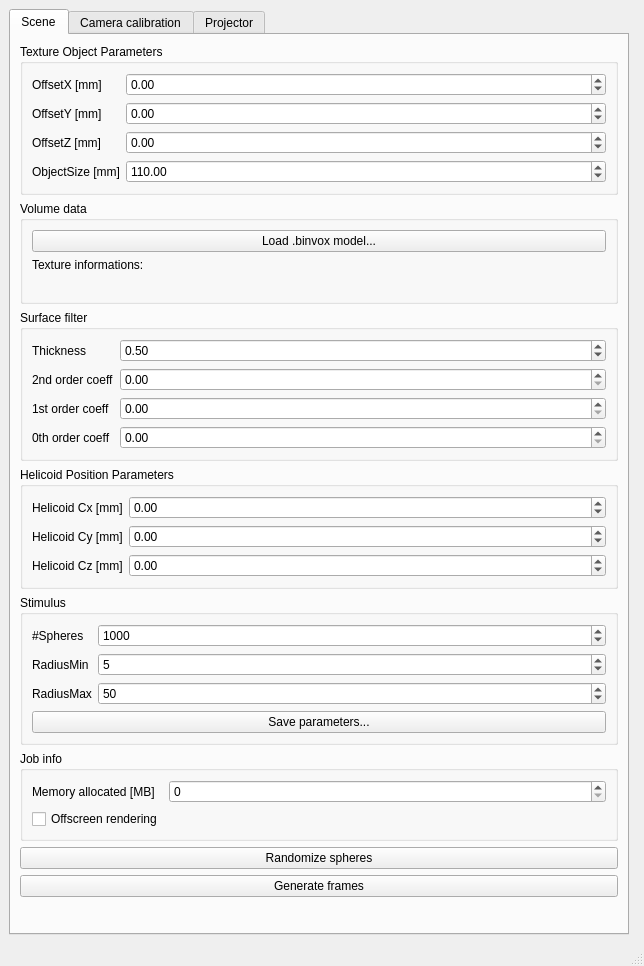
<?xml version="1.0" encoding="UTF-8"?>
<ui version="4.0">
 <class>MainWindow</class>
 <widget class="QMainWindow" name="MainWindow">
  <property name="geometry">
   <rect>
    <x>0</x>
    <y>0</y>
    <width>644</width>
    <height>966</height>
   </rect>
  </property>
  <property name="sizePolicy">
   <sizepolicy hsizetype="Expanding" vsizetype="Expanding">
    <horstretch>0</horstretch>
    <verstretch>0</verstretch>
   </sizepolicy>
  </property>
  <property name="windowTitle">
   <string>Helicoid Simulator</string>
  </property>
  <widget class="QWidget" name="centralWidget">
   <layout class="QHBoxLayout" name="horizontalLayout_2">
    <item>
     <widget class="QTabWidget" name="tabWidget">
      <property name="sizePolicy">
       <sizepolicy hsizetype="Expanding" vsizetype="Expanding">
        <horstretch>0</horstretch>
        <verstretch>0</verstretch>
       </sizepolicy>
      </property>
      <property name="currentIndex">
       <number>0</number>
      </property>
      <widget class="QWidget" name="tabScene">
       <attribute name="title">
        <string>Scene</string>
       </attribute>
       <layout class="QVBoxLayout" name="verticalLayout_7">
        <item>
         <widget class="QGroupBox" name="groupBox_3">
          <property name="title">
           <string>Texture Object Parameters</string>
          </property>
          <layout class="QVBoxLayout" name="verticalLayout_6">
           <item>
            <layout class="QFormLayout" name="formLayoutHelicoidParameters">
             <property name="fieldGrowthPolicy">
              <enum>QFormLayout::AllNonFixedFieldsGrow</enum>
             </property>
             <item row="0" column="0">
              <widget class="QLabel" name="labelOffsetX">
               <property name="text">
                <string>OffsetX [mm]</string>
               </property>
              </widget>
             </item>
             <item row="0" column="1">
              <widget class="QDoubleSpinBox" name="doubleSpinBoxOffsetX">
               <property name="mouseTracking">
                <bool>true</bool>
               </property>
               <property name="wrapping">
                <bool>true</bool>
               </property>
               <property name="minimum">
                <double>-500.000000000000000</double>
               </property>
               <property name="maximum">
                <double>500.000000000000000</double>
               </property>
              </widget>
             </item>
             <item row="1" column="0">
              <widget class="QLabel" name="labelOffsetY">
               <property name="text">
                <string>OffsetY [mm]</string>
               </property>
              </widget>
             </item>
             <item row="1" column="1">
              <widget class="QDoubleSpinBox" name="doubleSpinBoxOffsetY">
               <property name="mouseTracking">
                <bool>true</bool>
               </property>
               <property name="wrapping">
                <bool>true</bool>
               </property>
               <property name="minimum">
                <double>-500.000000000000000</double>
               </property>
               <property name="maximum">
                <double>500.000000000000000</double>
               </property>
              </widget>
             </item>
             <item row="2" column="0">
              <widget class="QLabel" name="labelOffsetZ">
               <property name="text">
                <string>OffsetZ [mm]</string>
               </property>
              </widget>
             </item>
             <item row="2" column="1">
              <widget class="QDoubleSpinBox" name="doubleSpinBoxOffsetZ">
               <property name="mouseTracking">
                <bool>true</bool>
               </property>
               <property name="wrapping">
                <bool>true</bool>
               </property>
               <property name="minimum">
                <double>-500.000000000000000</double>
               </property>
               <property name="maximum">
                <double>500.000000000000000</double>
               </property>
              </widget>
             </item>
             <item row="3" column="0">
              <widget class="QLabel" name="labelObjectSize">
               <property name="text">
                <string>ObjectSize [mm]</string>
               </property>
              </widget>
             </item>
             <item row="3" column="1">
              <widget class="QDoubleSpinBox" name="doubleSpinBoxObjectSize">
               <property name="maximum">
                <double>600.000000000000000</double>
               </property>
               <property name="value">
                <double>110.000000000000000</double>
               </property>
              </widget>
             </item>
            </layout>
           </item>
          </layout>
         </widget>
        </item>
        <item>
         <widget class="QGroupBox" name="groupBox_8">
          <property name="title">
           <string>Volume data</string>
          </property>
          <layout class="QVBoxLayout" name="verticalLayout_11">
           <item>
            <widget class="QPushButton" name="pushButtonLoadBinVox">
             <property name="toolTip">
              <string>&lt;html&gt;&lt;head/&gt;&lt;body&gt;&lt;p&gt;Load a volumetric dataset in .binvox format ( http://www.cs.princeton.edu/~min/binvox/ )&lt;/p&gt;&lt;/body&gt;&lt;/html&gt;</string>
             </property>
             <property name="text">
              <string>Load .binvox model...</string>
             </property>
            </widget>
           </item>
           <item>
            <widget class="QLabel" name="label">
             <property name="text">
              <string>Texture informations:</string>
             </property>
            </widget>
           </item>
           <item>
            <widget class="QLabel" name="labelTextureInfo">
             <property name="text">
              <string/>
             </property>
            </widget>
           </item>
          </layout>
          <zorder>pushButtonLoadBinVox</zorder>
          <zorder>labelTextureInfo</zorder>
          <zorder>label</zorder>
         </widget>
        </item>
        <item>
         <widget class="QGroupBox" name="groupBox_9">
          <property name="title">
           <string>Surface filter</string>
          </property>
          <layout class="QVBoxLayout" name="verticalLayout_12">
           <item>
            <layout class="QFormLayout" name="formLayout_4">
             <item row="0" column="0">
              <widget class="QLabel" name="thicknessLabel">
               <property name="text">
                <string>Thickness</string>
               </property>
              </widget>
             </item>
             <item row="0" column="1">
              <widget class="QDoubleSpinBox" name="doubleSpinBoxSurfaceThickness">
               <property name="maximum">
                <double>999990000.000000000000000</double>
               </property>
               <property name="value">
                <double>0.500000000000000</double>
               </property>
              </widget>
             </item>
             <item row="1" column="0">
              <widget class="QLabel" name="secondOrderCoeffLabel">
               <property name="text">
                <string>2nd order coeff</string>
               </property>
              </widget>
             </item>
             <item row="1" column="1">
              <widget class="QDoubleSpinBox" name="doubleSpinBox2ndOrderCoeff"/>
             </item>
             <item row="2" column="0">
              <widget class="QLabel" name="firstOrderCoeffLabel">
               <property name="text">
                <string>1st order coeff</string>
               </property>
              </widget>
             </item>
             <item row="2" column="1">
              <widget class="QDoubleSpinBox" name="doubleSpinBox1stOrderCoeff"/>
             </item>
             <item row="3" column="0">
              <widget class="QLabel" name="zerothOrderCoeffLabel">
               <property name="text">
                <string>0th order coeff</string>
               </property>
              </widget>
             </item>
             <item row="3" column="1">
              <widget class="QDoubleSpinBox" name="doubleSpinBox0thOrderCoeff"/>
             </item>
            </layout>
           </item>
          </layout>
         </widget>
        </item>
        <item>
         <widget class="QGroupBox" name="groupBox_7">
          <property name="title">
           <string>Helicoid Position Parameters</string>
          </property>
          <layout class="QVBoxLayout" name="verticalLayout_10">
           <item>
            <layout class="QFormLayout" name="formLayout_3">
             <item row="0" column="0">
              <widget class="QLabel" name="labelHelicoidCxMm">
               <property name="text">
                <string>Helicoid Cx [mm]</string>
               </property>
              </widget>
             </item>
             <item row="0" column="1">
              <widget class="QDoubleSpinBox" name="doubleSpinboxHelicoidCxMm">
               <property name="minimum">
                <double>-1000000.000000000000000</double>
               </property>
               <property name="maximum">
                <double>1000000.000000000000000</double>
               </property>
              </widget>
             </item>
             <item row="1" column="0">
              <widget class="QLabel" name="labelHelicoidCyMm">
               <property name="text">
                <string>Helicoid Cy [mm]</string>
               </property>
              </widget>
             </item>
             <item row="1" column="1">
              <widget class="QDoubleSpinBox" name="doubleSpinboxHelicoidCyMm">
               <property name="minimum">
                <double>-1000000.000000000000000</double>
               </property>
               <property name="maximum">
                <double>1000000.000000000000000</double>
               </property>
              </widget>
             </item>
             <item row="2" column="0">
              <widget class="QLabel" name="labelHelicoidCzMm">
               <property name="text">
                <string>Helicoid Cz [mm]</string>
               </property>
              </widget>
             </item>
             <item row="2" column="1">
              <widget class="QDoubleSpinBox" name="doubleSpinboxHelicoidCzMm">
               <property name="minimum">
                <double>-1000000.000000000000000</double>
               </property>
               <property name="maximum">
                <double>1000000.000000000000000</double>
               </property>
              </widget>
             </item>
            </layout>
           </item>
          </layout>
         </widget>
        </item>
        <item>
         <widget class="QGroupBox" name="groupBox_2">
          <property name="title">
           <string>Stimulus</string>
          </property>
          <layout class="QVBoxLayout" name="verticalLayout_4">
           <item>
            <layout class="QFormLayout" name="formLayoutStimulusSettings">
             <property name="fieldGrowthPolicy">
              <enum>QFormLayout::AllNonFixedFieldsGrow</enum>
             </property>
             <item row="0" column="0">
              <widget class="QLabel" name="labelStimulusSpheresNumber">
               <property name="text">
                <string>#Spheres</string>
               </property>
              </widget>
             </item>
             <item row="0" column="1">
              <widget class="QSpinBox" name="spinBoxStimulusNSpheres">
               <property name="maximum">
                <number>100000</number>
               </property>
               <property name="value">
                <number>1000</number>
               </property>
              </widget>
             </item>
             <item row="1" column="0">
              <widget class="QLabel" name="labelStimulusRadiusMin">
               <property name="text">
                <string>RadiusMin</string>
               </property>
              </widget>
             </item>
             <item row="1" column="1">
              <widget class="QSpinBox" name="spinBoxStimulusSpheresRadiusMin">
               <property name="value">
                <number>5</number>
               </property>
              </widget>
             </item>
             <item row="2" column="0">
              <widget class="QLabel" name="labelStimulusRadiusMax">
               <property name="text">
                <string>RadiusMax</string>
               </property>
              </widget>
             </item>
             <item row="2" column="1">
              <widget class="QSpinBox" name="spinBoxStimulusSpheresRadiusMax">
               <property name="value">
                <number>50</number>
               </property>
              </widget>
             </item>
            </layout>
           </item>
           <item>
            <widget class="QPushButton" name="pushButtonSaveParameters">
             <property name="text">
              <string>Save parameters...</string>
             </property>
            </widget>
           </item>
          </layout>
         </widget>
        </item>
        <item>
         <widget class="QGroupBox" name="groupBox">
          <property name="title">
           <string>Job info</string>
          </property>
          <layout class="QVBoxLayout" name="verticalLayout_3">
           <item>
            <layout class="QFormLayout" name="formLayout">
             <property name="fieldGrowthPolicy">
              <enum>QFormLayout::AllNonFixedFieldsGrow</enum>
             </property>
             <item row="0" column="0">
              <widget class="QLabel" name="labelMemoryAllocatedMB">
               <property name="text">
                <string>Memory allocated [MB]</string>
               </property>
              </widget>
             </item>
             <item row="0" column="1">
              <widget class="QSpinBox" name="spinBoxMemoryAllocated">
               <property name="maximum">
                <number>999999999</number>
               </property>
              </widget>
             </item>
             <item row="1" column="0">
              <widget class="QCheckBox" name="checkBoxUseOffscreenRendering">
               <property name="text">
                <string>Offscreen rendering</string>
               </property>
              </widget>
             </item>
            </layout>
           </item>
          </layout>
         </widget>
        </item>
        <item>
         <widget class="QPushButton" name="pushButtonStimulusRandomizeSpheres">
          <property name="text">
           <string>Randomize spheres</string>
          </property>
         </widget>
        </item>
        <item>
         <widget class="QPushButton" name="pushButtonGenerateFrames">
          <property name="text">
           <string>Generate frames</string>
          </property>
         </widget>
        </item>
        <item>
         <spacer name="verticalSpacer">
          <property name="orientation">
           <enum>Qt::Vertical</enum>
          </property>
          <property name="sizeHint" stdset="0">
           <size>
            <width>20</width>
            <height>261</height>
           </size>
          </property>
         </spacer>
        </item>
       </layout>
      </widget>
      <widget class="QWidget" name="tabCameracalibration">
       <attribute name="title">
        <string>Camera calibration</string>
       </attribute>
       <layout class="QVBoxLayout" name="verticalLayout_5">
        <item>
         <widget class="QGroupBox" name="groupBoxDirectLinearCalibration">
          <property name="title">
           <string>Direct camera calibration</string>
          </property>
          <layout class="QHBoxLayout" name="horizontalLayout">
           <item>
            <widget class="QCheckBox" name="checkBoxCameraViewMode">
             <property name="text">
              <string>Camera view mode</string>
             </property>
             <property name="checked">
              <bool>false</bool>
             </property>
            </widget>
           </item>
           <item>
            <widget class="QCheckBox" name="checkBoxUseCalibratedView">
             <property name="text">
              <string>Use calibrated view</string>
             </property>
            </widget>
           </item>
           <item>
            <widget class="QPushButton" name="pushButtonCalibrate">
             <property name="text">
              <string>Make calibration...</string>
             </property>
            </widget>
           </item>
          </layout>
         </widget>
        </item>
        <item>
         <widget class="QGroupBox" name="groupBox_4">
          <property name="title">
           <string>Standard GL Camera control</string>
          </property>
          <layout class="QVBoxLayout" name="verticalLayout_2">
           <item>
            <layout class="QFormLayout" name="formLayout_2">
             <property name="fieldGrowthPolicy">
              <enum>QFormLayout::AllNonFixedFieldsGrow</enum>
             </property>
             <item row="1" column="0">
              <widget class="QLabel" name="labelCameraFOV">
               <property name="text">
                <string>FOV</string>
               </property>
              </widget>
             </item>
             <item row="1" column="1">
              <widget class="QDoubleSpinBox" name="doubleSpinBoxCameraFOV">
               <property name="maximum">
                <double>180.000000000000000</double>
               </property>
               <property name="singleStep">
                <double>1.000000000000000</double>
               </property>
               <property name="value">
                <double>3.000000000000000</double>
               </property>
              </widget>
             </item>
             <item row="2" column="0">
              <widget class="QLabel" name="labelCameraZNear">
               <property name="text">
                <string>zNear</string>
               </property>
              </widget>
             </item>
             <item row="2" column="1">
              <widget class="QDoubleSpinBox" name="doubleSpinboxCameraZNear">
               <property name="minimum">
                <double>1.000000000000000</double>
               </property>
               <property name="maximum">
                <double>1000.000000000000000</double>
               </property>
               <property name="singleStep">
                <double>1.000000000000000</double>
               </property>
               <property name="value">
                <double>200.000000000000000</double>
               </property>
              </widget>
             </item>
             <item row="3" column="0">
              <widget class="QLabel" name="labelCameraZFar">
               <property name="text">
                <string>zFar</string>
               </property>
              </widget>
             </item>
             <item row="3" column="1">
              <widget class="QDoubleSpinBox" name="doubleSpinboxCameraZFar">
               <property name="maximum">
                <double>1000000.000000000000000</double>
               </property>
               <property name="singleStep">
                <double>10.000000000000000</double>
               </property>
               <property name="value">
                <double>30000.000000000000000</double>
               </property>
              </widget>
             </item>
             <item row="0" column="1">
              <widget class="QDoubleSpinBox" name="doubleSpinBoxCameraEyeZ">
               <property name="mouseTracking">
                <bool>true</bool>
               </property>
               <property name="minimum">
                <double>-1000000.000000000000000</double>
               </property>
               <property name="maximum">
                <double>999999.000000000000000</double>
               </property>
               <property name="singleStep">
                <double>10.000000000000000</double>
               </property>
               <property name="value">
                <double>-7500.000000000000000</double>
               </property>
              </widget>
             </item>
             <item row="0" column="0">
              <widget class="QLabel" name="labelCameraEyeZ">
               <property name="text">
                <string>EyeZ</string>
               </property>
              </widget>
             </item>
            </layout>
           </item>
           <item>
            <spacer name="verticalSpacer_3">
             <property name="orientation">
              <enum>Qt::Vertical</enum>
             </property>
             <property name="sizeType">
              <enum>QSizePolicy::Preferred</enum>
             </property>
             <property name="sizeHint" stdset="0">
              <size>
               <width>20</width>
               <height>154</height>
              </size>
             </property>
            </spacer>
           </item>
          </layout>
         </widget>
        </item>
        <item>
         <spacer name="verticalSpacer_2">
          <property name="orientation">
           <enum>Qt::Vertical</enum>
          </property>
          <property name="sizeHint" stdset="0">
           <size>
            <width>20</width>
            <height>267</height>
           </size>
          </property>
         </spacer>
        </item>
       </layout>
      </widget>
      <widget class="QWidget" name="tabProjector">
       <attribute name="title">
        <string>Projector</string>
       </attribute>
       <layout class="QVBoxLayout" name="verticalLayout_8">
        <item>
         <layout class="QFormLayout" name="formLayoutProjectorParameters">
          <property name="fieldGrowthPolicy">
           <enum>QFormLayout::AllNonFixedFieldsGrow</enum>
          </property>
          <item row="0" column="0">
           <widget class="QLabel" name="labelNSlicesProjectorNumSlices">
            <property name="text">
             <string># Slices</string>
            </property>
           </widget>
          </item>
          <item row="0" column="1">
           <widget class="QSpinBox" name="spinBoxProjectorNSlices">
            <property name="minimum">
             <number>1</number>
            </property>
            <property name="maximum">
             <number>99999999</number>
            </property>
            <property name="value">
             <number>96</number>
            </property>
           </widget>
          </item>
          <item row="1" column="0">
           <widget class="QLabel" name="labelLEDCurrent">
            <property name="text">
             <string>LED current [mA]</string>
            </property>
           </widget>
          </item>
          <item row="1" column="1">
           <widget class="QSpinBox" name="spinBoxLEDcurrent">
            <property name="enabled">
             <bool>false</bool>
            </property>
            <property name="maximum">
             <number>15000</number>
            </property>
            <property name="singleStep">
             <number>100</number>
            </property>
            <property name="value">
             <number>2000</number>
            </property>
           </widget>
          </item>
          <item row="2" column="0">
           <widget class="QLabel" name="labelLEDpercentage">
            <property name="text">
             <string>LED percentage</string>
            </property>
           </widget>
          </item>
          <item row="2" column="1">
           <widget class="QDoubleSpinBox" name="doubleSpinBoxLEDpercentage">
            <property name="enabled">
             <bool>false</bool>
            </property>
            <property name="maximum">
             <double>100.000000000000000</double>
            </property>
            <property name="singleStep">
             <double>5.000000000000000</double>
            </property>
            <property name="value">
             <double>100.000000000000000</double>
            </property>
           </widget>
          </item>
          <item row="3" column="0">
           <widget class="QLabel" name="labelProjectorFrequency">
            <property name="text">
             <string>Bit depth</string>
            </property>
           </widget>
          </item>
          <item row="3" column="1">
           <widget class="QSpinBox" name="spinBoxProjectorBitDepth">
            <property name="value">
             <number>1</number>
            </property>
           </widget>
          </item>
          <item row="4" column="0">
           <widget class="QLabel" name="labelProjectorMicrosecPerFrame">
            <property name="text">
             <string>us per frame</string>
            </property>
           </widget>
          </item>
          <item row="4" column="1">
           <widget class="QSpinBox" name="spinBoxProjectorMicrosecondsPerFrame">
            <property name="minimum">
             <number>1</number>
            </property>
            <property name="maximum">
             <number>100000</number>
            </property>
           </widget>
          </item>
          <item row="5" column="0">
           <widget class="QLabel" name="labelMicrosecondsPerRound">
            <property name="text">
             <string>us Per Round</string>
            </property>
           </widget>
          </item>
          <item row="5" column="1">
           <widget class="QSpinBox" name="spinBoxMicrosecondsPerRound">
            <property name="minimum">
             <number>1</number>
            </property>
            <property name="maximum">
             <number>999999999</number>
            </property>
            <property name="singleStep">
             <number>1</number>
            </property>
            <property name="value">
             <number>37500</number>
            </property>
           </widget>
          </item>
         </layout>
        </item>
        <item>
         <layout class="QHBoxLayout" name="horizontalLayout_4">
          <item>
           <widget class="QGroupBox" name="groupBox_5">
            <property name="title">
             <string>Projector actions</string>
            </property>
            <layout class="QVBoxLayout" name="verticalLayout">
             <item>
              <widget class="QPushButton" name="pushButtonProjectorInitialize">
               <property name="text">
                <string>Initialize projector</string>
               </property>
              </widget>
             </item>
             <item>
              <widget class="QPushButton" name="pushButtonProjectorRelease">
               <property name="text">
                <string>Release projector</string>
               </property>
              </widget>
             </item>
             <item>
              <widget class="QPushButton" name="pushButtonUploadCurrentSequence">
               <property name="text">
                <string>Upload sequence to projector</string>
               </property>
              </widget>
             </item>
            </layout>
           </widget>
          </item>
         </layout>
        </item>
        <item>
         <widget class="QGroupBox" name="groupBox_6">
          <property name="title">
           <string>Projector current sequences</string>
          </property>
          <layout class="QHBoxLayout" name="horizontalLayout_3">
           <item>
            <widget class="QListWidget" name="listWidgetSequences">
             <property name="sizePolicy">
              <sizepolicy hsizetype="Expanding" vsizetype="Expanding">
               <horstretch>0</horstretch>
               <verstretch>0</verstretch>
              </sizepolicy>
             </property>
             <property name="minimumSize">
              <size>
               <width>0</width>
               <height>0</height>
              </size>
             </property>
            </widget>
           </item>
           <item>
            <layout class="QVBoxLayout" name="verticalLayout_9">
             <item>
              <widget class="QPushButton" name="pushButtonProjectorStartProjection">
               <property name="text">
                <string>Start projection</string>
               </property>
              </widget>
             </item>
             <item>
              <widget class="QPushButton" name="pushButtonProjectorStopProjection">
               <property name="text">
                <string>Stop projection</string>
               </property>
              </widget>
             </item>
             <item>
              <widget class="QPushButton" name="pushButtonProjectorChangeSequence">
               <property name="text">
                <string>Change to sequence</string>
               </property>
              </widget>
             </item>
             <item>
              <widget class="QPushButton" name="pushButtonRemoveSequence">
               <property name="text">
                <string>Remove sequence</string>
               </property>
              </widget>
             </item>
             <item>
              <spacer name="verticalSpacer_4">
               <property name="orientation">
                <enum>Qt::Vertical</enum>
               </property>
               <property name="sizeHint" stdset="0">
                <size>
                 <width>20</width>
                 <height>40</height>
                </size>
               </property>
              </spacer>
             </item>
            </layout>
           </item>
           <item>
            <spacer name="horizontalSpacer">
             <property name="orientation">
              <enum>Qt::Horizontal</enum>
             </property>
             <property name="sizeHint" stdset="0">
              <size>
               <width>40</width>
               <height>20</height>
              </size>
             </property>
            </spacer>
           </item>
          </layout>
         </widget>
        </item>
        <item>
         <spacer name="verticalSpacerProjector">
          <property name="orientation">
           <enum>Qt::Vertical</enum>
          </property>
          <property name="sizeHint" stdset="0">
           <size>
            <width>20</width>
            <height>40</height>
           </size>
          </property>
         </spacer>
        </item>
       </layout>
      </widget>
     </widget>
    </item>
    <item>
     <widget class="VolumetricHelicoidWidget" name="volumetricGLWidget" native="true">
      <property name="sizePolicy">
       <sizepolicy hsizetype="Fixed" vsizetype="Fixed">
        <horstretch>1</horstretch>
        <verstretch>1</verstretch>
       </sizepolicy>
      </property>
      <property name="layoutDirection">
       <enum>Qt::LeftToRight</enum>
      </property>
     </widget>
    </item>
   </layout>
  </widget>
  <widget class="QStatusBar" name="statusbar"/>
 </widget>
 <customwidgets>
  <customwidget>
   <class>VolumetricHelicoidWidget</class>
   <extends>QWidget</extends>
   <header>VolumetricHelicoidWidgetALP.h</header>
   <container>1</container>
  </customwidget>
 </customwidgets>
 <resources/>
 <connections/>
</ui>
